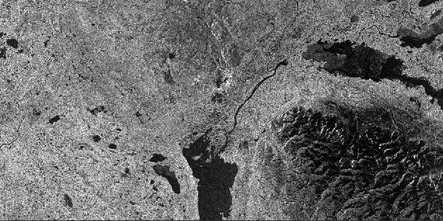
#> input picture thesis/sar_norilsk_2020/scene1_norilsk_pyasino_preview.webp, 443 x 221 px, shrunk from 1204 x 602 before the run
$ python analyze_preview.py
#> lines starting #> are read from the running program, lines starting #| are printed output that depends on the picture; after the words box and inside, x2 and y2 are one past the last pixel; in counts of white or black regions, pixels touching at a corner belong together
import numpy as np
from PIL import Image
import matplotlib
matplotlib.use('Agg')
import matplotlib.pyplot as plt
from matplotlib.patches import FancyArrowPatch, Rectangle
from scipy import ndimage as ndi
from scipy.ndimage import gaussian_filter, binary_opening, binary_closing

plt.rcParams['font.family'] = 'DejaVu Sans'

def load(name):
    return np.asarray(Image.open(name).convert('L'), float)

def low_mask(a, pct, min_area_frac=0.0006):
    sm = gaussian_filter(a, sigma=2.0)
    thr = np.percentile(sm, pct)
    m = sm < thr
    m = binary_opening(m, iterations=2)
    m = binary_closing(m, iterations=2)
    lbl, n = ndi.label(m)
    sizes = ndi.sum(np.ones_like(lbl), lbl, range(1, n+1))
    keep = np.zeros_like(m)
    for i, s in enumerate(sizes, start=1):
        if s >= a.size*min_area_frac:
            keep |= (lbl == i)
    return keep, thr

def panel(name, title, sub, out, annots, pct):
    a = load(name); H, W = a.shape
    mask, thr = low_mask(a, pct)
    df = mask.mean()*100
    fig, ax = plt.subplots(1, 2, figsize=(17, 17*H/W/2*1.04))
    fig.patch.set_facecolor('#0b0e14')
    # left original
    ax[0].imshow(a, cmap='gray', vmin=0, vmax=255, aspect='equal')
    ax[0].set_title('а) Исходный снимок Sentinel-1 (VV, превью)', color='w', fontsize=12, pad=8)
    ax[0].add_patch(Rectangle((W*0.04, H*0.93), W*0.18, H*0.012, color='w'))
    ax[0].text(W*0.04, H*0.905, 'масштаб условный', color='w', fontsize=8)
    # right annotated
    ax[1].imshow(a, cmap='gray', vmin=0, vmax=255, aspect='equal')
    ov = np.zeros((H, W, 4)); ov[...,0]=0.10; ov[...,1]=0.75; ov[...,2]=1.0; ov[...,3]=mask*0.33
    ax[1].imshow(ov, aspect='equal')
    ax[1].set_title(f'б) Зоны низкого обратного рассеяния (< P{pct}) — {df:.1f}% кадра', color='w', fontsize=12, pad=8)
    for axx in ax:
        axx.set_xticks([]); axx.set_yticks([])
        for s in axx.spines.values(): s.set_color('#3a4252')
    for (fx, fy, txt, col, tx, ty) in annots:
        ax[1].add_patch(FancyArrowPatch((tx*W, ty*H), (fx*W, fy*H), arrowstyle='-|>',
                        mutation_scale=14, color=col, lw=1.8, shrinkA=0, shrinkB=2))
        ax[1].text(tx*W, ty*H, txt, color='w', fontsize=9, fontweight='bold', ha='center', va='center',
                   bbox=dict(boxstyle='round,pad=0.3', fc=col, ec='none', alpha=0.92))
    fig.suptitle(title, color='w', fontsize=14.5, fontweight='bold', y=0.995)
    fig.text(0.5, 0.962, sub, color='#9aa4b2', fontsize=10, ha='center')
    fig.text(0.5, 0.012,
        'Примечание: анализ по 8-битному превью (скриншот) — КАЧЕСТВЕННОЕ распределение яркости. Тёмные зоны = гладкие поверхности '
        '(вода/реки/тени рельефа) и НЕ отделяют нефть от воды/льда. Для этого нужны калиброванные σ⁰(дБ) VV/VH и PD из продукта .SAFE (SNAP).',
        color='#6b7280', fontsize=8, ha='center', style='italic')
    plt.subplots_adjust(left=0.01, right=0.99, top=0.93, bottom=0.055, wspace=0.03)
    plt.savefig(out, dpi=160, facecolor=fig.get_facecolor()); plt.close()
    print(out, f'dark={df:.1f}% thr={thr:.0f}')

panel('scene1_norilsk_pyasino_preview.webp',
    'Сцена 1. Норильск — оз. Пясино и плато Путорана (Sentinel-1 IW GRD, VV)',
    'обзорный кадр · бассейн Карского моря',
    'scene1_annotated.png',
    annots=[
        (0.47, 0.40, 'НОРИЛЬСК\nгород + промзона\n(яркий отклик)', '#dc2626', 0.30, 0.18),
        (0.40, 0.86, 'Оз. Пясино', '#2563eb', 0.20, 0.95),
        (0.55, 0.22, 'Речной канал', '#0ea5e9', 0.66, 0.10),
        (0.80, 0.66, 'Плато Путорана\n(рельеф: тёмные тени\nв долинах)', '#a16207', 0.92, 0.40),
        (0.83, 0.28, 'Озеро в\nпредгорьях', '#2563eb', 0.95, 0.16),
        (0.14, 0.50, 'Термокарстовые\nозёра', '#0ea5e9', 0.07, 0.30),
    ], pct=22)
#> in low_mask, `thr = np.percentile(sm, pct)`: thr = 71
#> in low_mask, `m = sm < thr`:
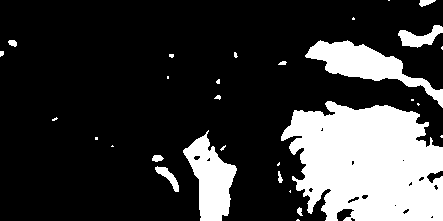
#> m: shape (221, 443) bool; 22% white; 30 white regions (17 under 20 px), largest, box (x1, y1, x2, y2) and area: (281, 101, 443, 221) 14822, (305, 40, 443, 108) 2944, (183, 130, 237, 221) 2567
#> in low_mask, `m = binary_opening(m, iterations=2)`: m: shape (221, 443) bool; 21.5% white; 10 white regions (1 under 20 px), largest, box (x1, y1, x2, y2) and area: (281, 101, 443, 221) 14691, (305, 40, 443, 106) 2926, (183, 135, 237, 221) 2536
#> in low_mask, `m = binary_closing(m, iterations=2)`: m: shape (221, 443) bool; 21.4% white; 10 white regions (1 under 20 px), largest, box (x1, y1, x2, y2) and area: (281, 101, 441, 219) 14620, (305, 40, 441, 106) 2904, (183, 135, 237, 219) 2532
#> in low_mask, `lbl, n = ndi.label(m)`:
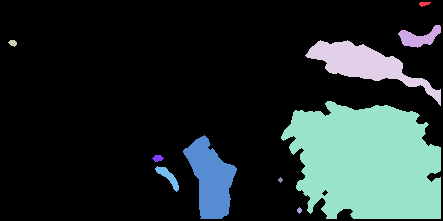
#> lbl: shape (221, 443) int32; 11 distinct labels, from 0 to 10; one colour per label, 0 black
#> in low_mask, `lbl, n = ndi.label(m)`: n = 10
#> in low_mask, `sizes = ndi.sum(np.ones_like(lbl), lbl, range(1, n+1))`: sizes = [40, 490, 42, 2904, 14620, 2532, 57, 218, 18, 23]
#> the loop in low_mask, `for i, s in enumerate(sizes, start=1):` made 10 passes
#> s on passes 1 to 10: 40, 490, 42, 2904, 14620, 2532, 57, 218, 18, 23
#> after the loop in low_mask, `for i, s in enumerate(sizes, start=1):`: keep: shape (221, 443) bool; 21.2% white; 5 white regions, box (x1, y1, x2, y2) and area: (281, 101, 441, 219) 14620, (305, 40, 441, 106) 2904, (183, 135, 237, 219) 2532, (398, 25, 441, 48) 490, (155, 166, 179, 192) 218
#> in panel, `mask, thr = low_mask(a, pct)`: thr = 71
#> in panel, `df = mask.mean()*100`: df = 21.21
#| scene1_annotated.png dark=21.2% thr=71

panel('scene2_meander_river_preview.webp',
    'Сцена 2. Меандрирующее русло (р. Пясина/Амбарная) в тундре (Sentinel-1 IW GRD, VV)',
    'нижнее течение · сильная меандрация',
    'scene2_annotated.png',
    annots=[
        (0.50, 0.30, 'Слияние\nрукавов', '#dc2626', 0.72, 0.12),
        (0.42, 0.50, 'Главное русло\n(меандры)', '#2563eb', 0.75, 0.30),
        (0.22, 0.68, 'Дендритовая сеть\nпритоков', '#0ea5e9', 0.08, 0.55),
        (0.33, 0.82, 'Старицы /\nbraided-комплекс', '#0ea5e9', 0.12, 0.95),
        (0.92, 0.42, 'Широкий\nводоём', '#2563eb', 0.95, 0.22),
        (0.68, 0.58, 'Тундровая\nравнина', '#16a34a', 0.85, 0.72),
    ], pct=25)
#> call 2 of panel, with name = 'scene2_meander_river_preview.webp', sub = 'нижнее течение · сильная меандрация', out = 'scene2_annotated.png', pct = 25
#> call 2 of load, with name = 'scene2_meander_river_preview.webp'
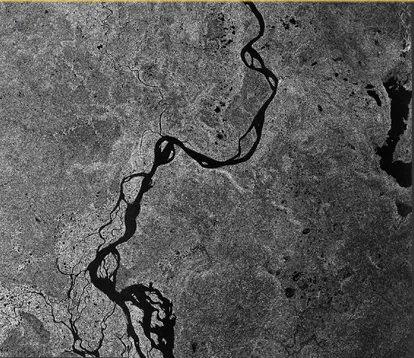
#> input picture thesis/sar_norilsk_2020/scene2_meander_river_preview.webp, 414 x 358 px, shrunk from 1125 x 975 before the run
#> call 2 of low_mask, with pct = 25, min_area_frac = 0.0006
#> in low_mask (call 2), `sm = gaussian_filter(a, sigma=2.0)`:
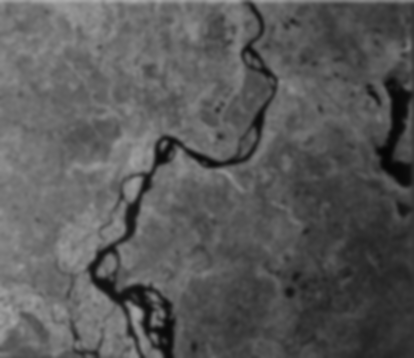
#> sm: shape (358, 414) float64; min 5.34, max 171.2, mean 89.2
#> in low_mask (call 2), `thr = np.percentile(sm, pct)`: thr = 68.53
#> in low_mask (call 2), `m = sm < thr`: m: shape (358, 414) bool; 25% white; 55 white regions (31 under 20 px), largest, box (x1, y1, x2, y2) and area: (264, 4, 414, 358) 25046, (87, 2, 277, 358) 6031, (200, 264, 275, 358) 2979
#> in low_mask (call 2), `m = binary_opening(m, iterations=2)`: m: shape (358, 414) bool; 24% white; 39 white regions (5 under 20 px), largest, box (x1, y1, x2, y2) and area: (274, 154, 414, 358) 20324, (369, 63, 414, 190) 2923, (200, 268, 275, 358) 2713
#> in low_mask (call 2), `m = binary_closing(m, iterations=2)`: m: shape (358, 414) bool; 23.9% white; 31 white regions (4 under 20 px), largest, box (x1, y1, x2, y2) and area: (264, 154, 412, 356) 20153, (87, 135, 184, 356) 3887, (200, 268, 275, 356) 2948
#> in low_mask (call 2), `lbl, n = ndi.label(m)`:
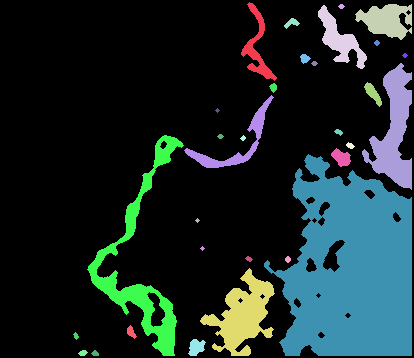
#> lbl: shape (358, 414) int32; 32 distinct labels, from 0 to 31; one colour per label, 0 black
#> in low_mask (call 2), `lbl, n = ndi.label(m)`: n = 31
#> in low_mask (call 2), `sizes = ndi.sum(np.ones_like(lbl), lbl, range(1, n+1))`: sizes = 31 values, max 20153 at index 20, min 13 at index 13, mean 1142.5
#> the loop in low_mask (call 2), `for i, s in enumerate(sizes, start=1):` made 31 passes
#> s on passes 1 to 12: 738, 23, 1305, 1134, 82, 24, 18, 69, 23, 2923, 192, 51
#> after the loop in low_mask (call 2), `for i, s in enumerate(sizes, start=1):`:
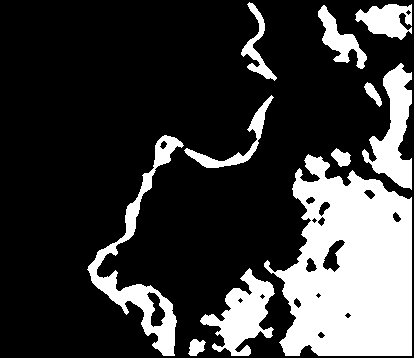
#> keep: shape (358, 414) bool; 23.4% white; 11 white regions, largest, box (x1, y1, x2, y2) and area: (264, 154, 412, 356) 20153, (87, 135, 184, 356) 3887, (200, 268, 275, 356) 2948
#> in panel (call 2), `mask, thr = low_mask(a, pct)`: thr = 68.53
#> in panel (call 2), `df = mask.mean()*100`: df = 23.44
#> in panel (call 2), `plt.savefig(out, dpi=160, facecolor=fig.get_facecolor())`:
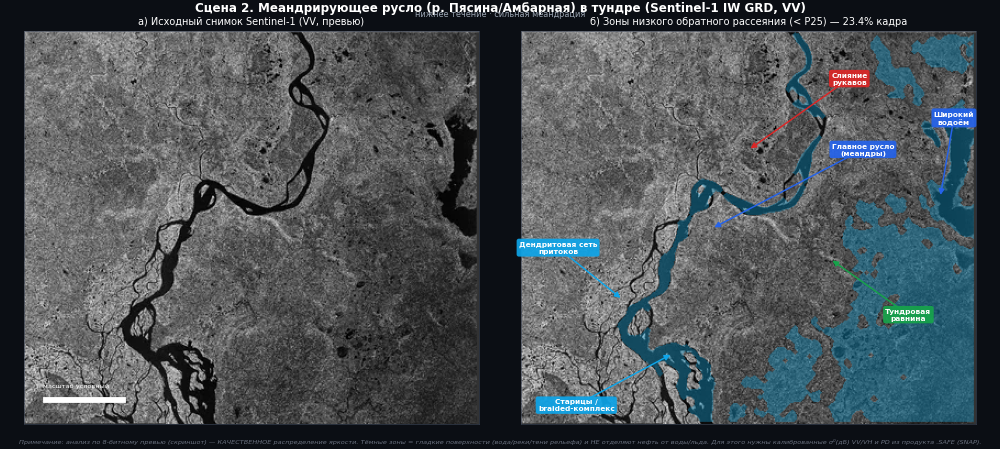
#> figure drawn by matplotlib, 2 panels
#| scene2_annotated.png dark=23.4% thr=69
print('DONE')
